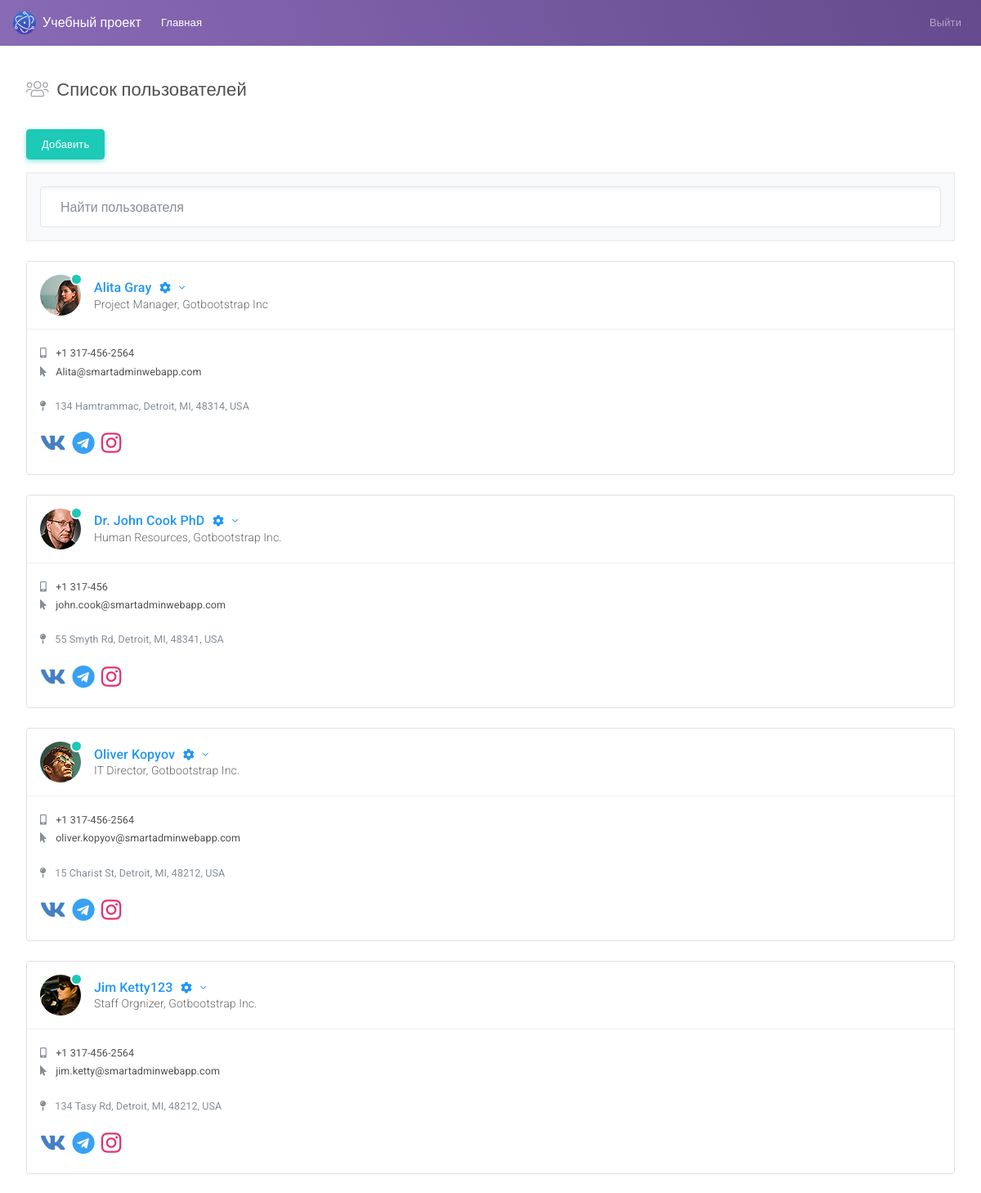
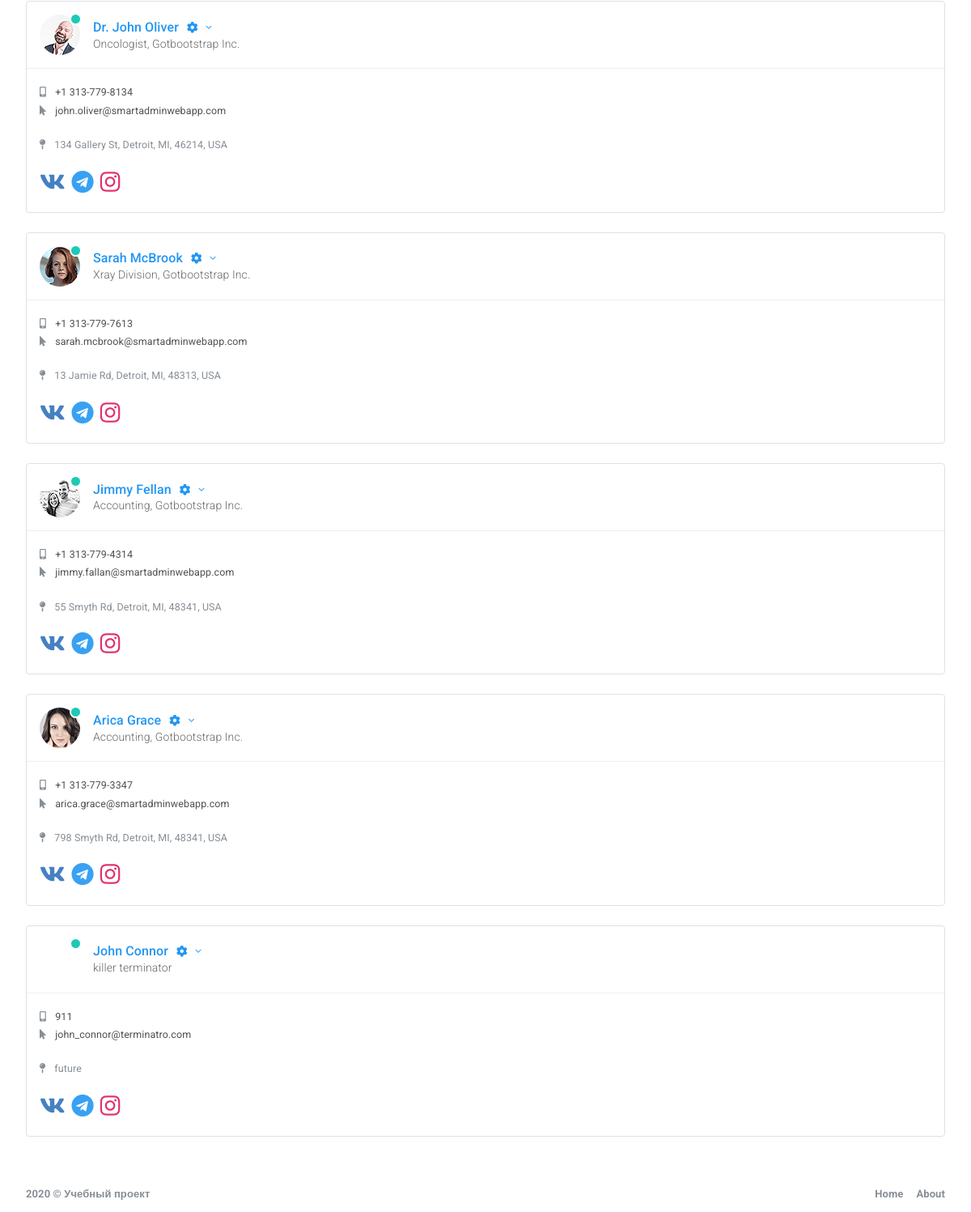
Before: /users.php (signed in) with the older database file (2 pictures, top to bottom).
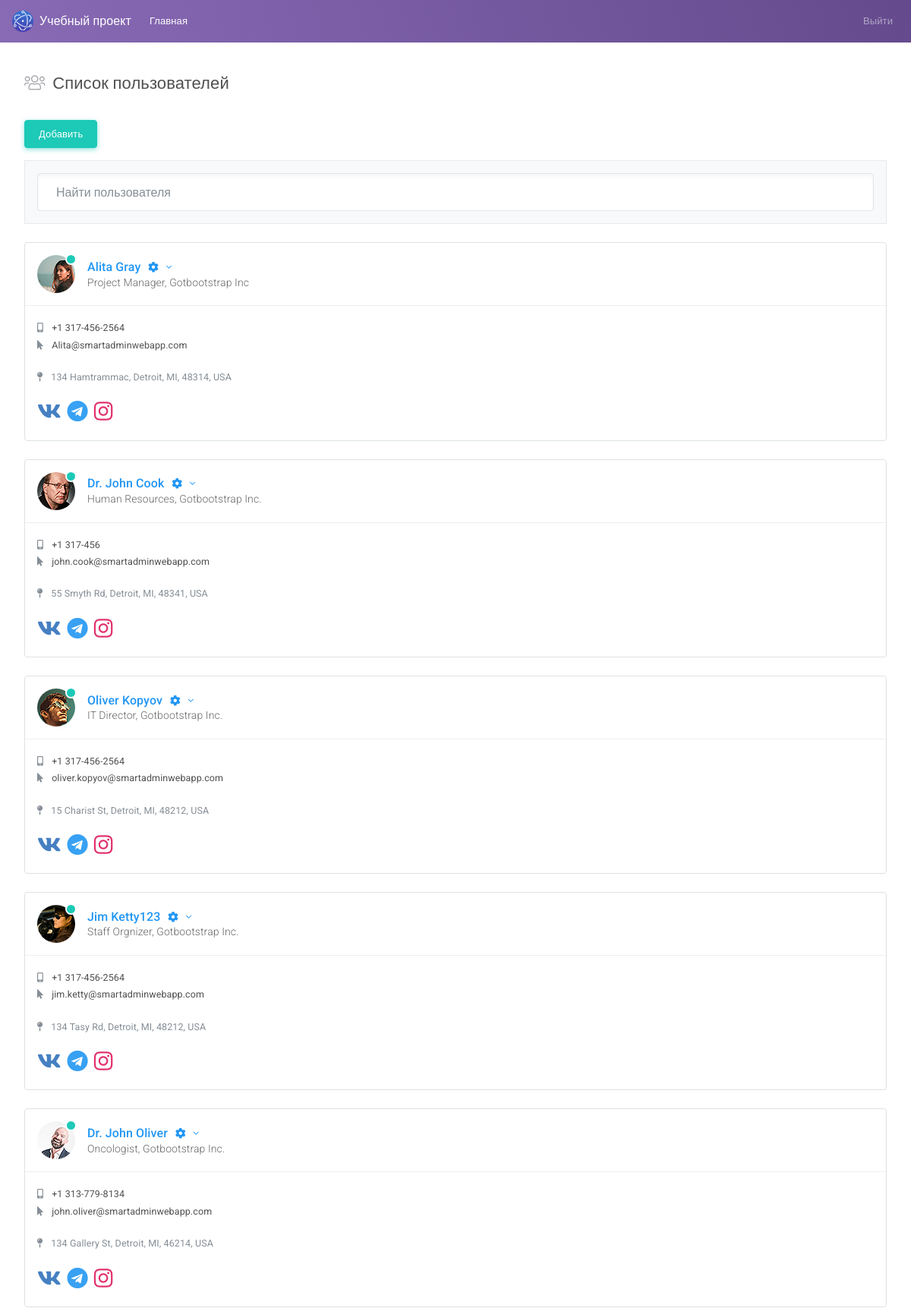
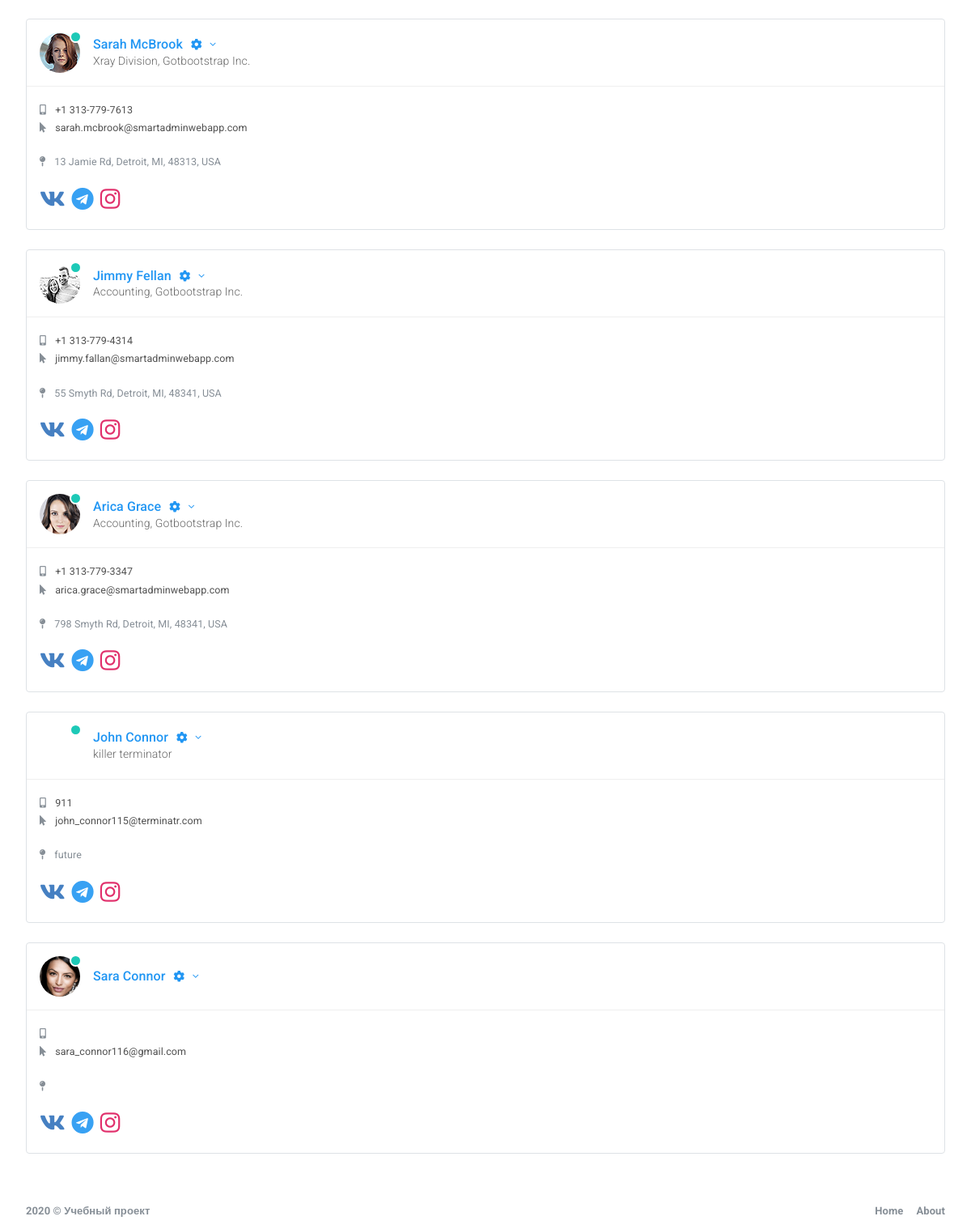
After: the same page with the newer database file (2 pictures, top to bottom).
### tables this page shows
CREATE TABLE `users` (
  `id` int(11) NOT NULL,
  `email` varchar(255) NOT NULL,
  `password` varchar(255) NOT NULL,
  `name` varchar(255) NOT NULL,
  `status` varchar(255) NOT NULL,
  `position` varchar(255) NOT NULL,
  `image_name` varchar(255) NOT NULL,
  `phone` varchar(255) NOT NULL,
  `address` varchar(255) NOT NULL,
  `vk` varchar(255) NOT NULL,
  `telegram` varchar(255) NOT NULL,
  `instagram` varchar(255) NOT NULL,
  `role` varchar(255) NOT NULL DEFAULT 'user'
);

### functions.php (called while the page is built, shortened)
<?php
function get_all_users_from_db() {
  include "connect_db.php";
  $sql = "SELECT * FROM users";
  $statement = $pdo->prepare($sql);
  $statement->execute();
  $users = $statement->fetchAll(PDO::FETCH_ASSOC);
  return $users;
}
function is_logged_in() {
  if(isset($_SESSION['user']) and !empty($_SESSION['user'])) {
    return true;
  }
  return false;
}
function is_admin($user) {
  if($user['role'] === 'admin') {
    return true;
  }
  return false;
}

### users.php (the view, shortened to what this page needs)
<?php
    include "functions.php";
    $users = get_all_users_from_db();
;?>
<!DOCTYPE html>
<html lang="en">
<head>
    <link id="vendorsbundle" rel="stylesheet" media="screen, print" href="css/vendors.bundle.css">
    <link id="appbundle" rel="stylesheet" media="screen, print" href="css/app.bundle.css">
    <link id="myskin" rel="stylesheet" media="screen, print" href="css/skins/skin-master.css">
    <link rel="stylesheet" media="screen, print" href="css/fa-solid.css">
    <link rel="stylesheet" media="screen, print" href="css/fa-brands.css">
    <link rel="stylesheet" media="screen, print" href="css/fa-regular.css">
</head>
    <body class="mod-bg-1 mod-nav-link">
        <nav class="navbar navbar-expand-lg navbar-dark bg-primary bg-primary-gradient">
            <a class="navbar-brand d-flex align-items-center fw-500" href="users.html"><img alt="logo" class="d-inline-block align-top mr-2" src="img/logo.png"> Учебный проект</a>
            <div class="collapse navbar-collapse" id="navbarColor02">
                <ul class="navbar-nav mr-auto">
                    <li class="nav-item active">
                        <a class="nav-link" href="#">Главная <span class="sr-only">(current)</span></a>
                    </li>
                </ul>
                <ul class="navbar-nav ml-auto">
                    <?php if( is_logged_in() ) :?>
                        <li class="nav-item">
                            <a class="nav-link" href="login_out.php">Выйти</a>
                        </li>
                    <?php endif ;?>
                </ul>
            </div>
        </nav>
        <main id="js-page-content" role="main" class="page-content mt-3">
            <div class="subheader">
                <h1 class="subheader-title">
                    <i class='subheader-icon fal fa-users'></i> Список пользователей
                </h1>
            </div>
            <div class="row">
                <div class="col-xl-12">
                    <?php echo ( is_admin($_SESSION['user']) ) ? '<a class="btn btn-success" href="add_user.php">Добавить</a>' : '' ;?>
                    <div class="border-faded bg-faded p-3 mb-g d-flex mt-3">
                        <input type="text" id="js-filter-contacts" name="filter-contacts" class="form-control shadow-inset-2 form-control-lg" placeholder="Найти пользователя">
                    </div>
                </div>
            </div>
            <div class="row" id="js-contacts">
                <?php foreach($users as $user): ?>
                    <div class="col-xl-4">
                        <div id="c_1" class="card border shadow-0 mb-g shadow-sm-hover" data-filter-tags="<?= strtolower($user['name']) ;?>">
                            <div class="card-body border-faded border-top-0 border-left-0 border-right-0 rounded-top">
                                <div class="d-flex flex-row align-items-center">
                                    <span class="status status-success mr-3">
                                        <span class="rounded-circle profile-image d-block " style="background-image:url('./img/demo/avatars/<?= $user['image_name'] ;?>'); background-size: cover;"></span>
                                    </span>
                                    <div class="info-card-text flex-1">
                                        <?php if( is_admin($_SESSION['user']) or $user['email'] === $_SESSION['user']['email'])  :?>
                                            <a href="page_profile.php?id=<?= $user['id'] ;?>" class="fs-xl text-truncate text-truncate-lg text-info">
                                                <?= $user['name'] ;?>
                                            </a>
                                            <a href="#" class="fs-xl text-truncate text-truncate-lg text-info" data-toggle="dropdown" aria-expanded="false">
                                                <i class="fal fas fa-cog fa-fw d-inline-block ml-1 fs-md"></i>
                                                <i class="fal fa-angle-down d-inline-block ml-1 fs-md"></i>
                                            </a>
                                        <?php endif ;?>
                                        <span class="text-truncate text-truncate-xl">
                                            <?= $user['position'] ;?>
                                        </span>
                                    </div>
                                </div>
                            </div>
                            <div class="card-body p-0 collapse show">
                                <div class="p-3">
                                    <a href="tel:<?= $user['phone'] ;?>" class="mt-1 d-block fs-sm fw-400 text-dark">
                                        <i class="fas fa-mobile-alt text-muted mr-2"></i>
                                        <?= $user['phone'] ;?>
                                    </a>
                                    <a href="mailto:<?= $user['email'];?>" class="mt-1 d-block fs-sm fw-400 text-dark">
                                        <i class="fas fa-mouse-pointer text-muted mr-2"></i>
                                        <?= $user['email'];?>
                                    </a>
                                    <address class="fs-sm fw-400 mt-4 text-muted">
                                        <i class="fas fa-map-pin mr-2"></i>
                                        <?= $user['address'] ;?>
                                    </address>
                                    <div class="d-flex flex-row">
                                        <a href="vk:<?= $user['vk'];?>" class="mr-2 fs-xxl" style="color:#4680C2">
                                            <i class="fab fa-vk"></i>
                                        </a>
                                        <a href="telegram:<?= $user['telegram'];?>" class="mr-2 fs-xxl" style="color:#38A1F3">
                                            <i class="fab fa-telegram"></i>
                                        </a>
                                        <a href="instagram:<?= $user['instagram'];?>" class="mr-2 fs-xxl" style="color:#E1306C">
                                            <i class="fab fa-instagram"></i>
                                        </a>
                                    </div>
                                </div>
                            </div>
                        </div>
                    </div>
                <?php endforeach ;?>
            </div>
        </main>
        <footer class="page-footer" role="contentinfo">
            <div class="d-flex align-items-center flex-1 text-muted">
                <span class="hidden-md-down fw-700">2020 © Учебный проект</span>
            </div>
            <div>
                <ul class="list-table m-0">
                    <li><a href="intel_introduction.html" class="text-secondary fw-700">Home</a></li>
                    <li class="pl-3"><a href="info_app_licensing.html" class="text-secondary fw-700">About</a></li>
                </ul>
            </div>
        </footer>
    </body>
</html>

### css/fa-solid.css (style rules this page uses)
.fa,.fas { font-family:'Font Awesome 5 Pro';font-weight:900 }

### css/fa-brands.css (style rules this page uses)
.fab { font-family:'Font Awesome 5 Brands';font-weight:400 }

Changed rows visible on the page:
changed users "Human Resources, Gotbootstrap Inc.": name "Dr. John Cook PhD" → "Dr. John Cook"
changed users "John Connor": email "john_connor@terminatro.com" → "john_connor115@terminatr.com"
added users: image_name (picture), name "Sara Connor", email "sara_connor116@gmail.com"
